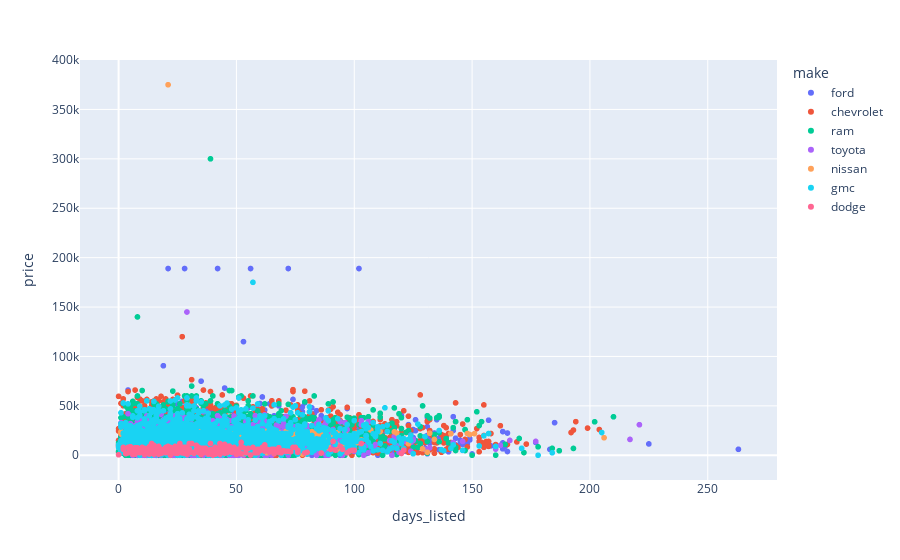

This figure's notebook cell:
### Markdown cell above
Okay, now let's see a scatter plot where we look at both price and number of days listed.

### Code cell
scatterfig = px.scatter(pickups, x='days_listed', y='price', color='make',hover_data=['model','condition','odometer'])
scatterfig.show()

### Figure 1 — Plotly figure (JSON) as saved in the notebook; plotly's stock layout.template omitted (floating-point values rounded to 4 significant figures; data arrays with more than 128 entries replaced by an {"elided": "..."} marker saying what was removed)
{"data": [{"customdata": {"elided": "4603x3 mixed values"}, "hovertemplate": "make=ford<br>days_listed=%{x}<br>price=%{y}<br>model=%{customdata[0]}<br>condition=%{customdata[1]}<br>odometer=%{customdata[2]}<extra></extra>", "legendgroup": "ford", "marker": {"color": "#636efa", "symbol": "circle"}, "mode": "markers", "name": "ford", "showlegend": true, "type": "scattergl", "x": {"elided": "4603 int values"}, "xaxis": "x", "y": {"elided": "4603 int values"}, "yaxis": "y"}, {"customdata": {"elided": "5189x3 mixed values"}, "hovertemplate": "make=chevrolet<br>days_listed=%{x}<br>price=%{y}<br>model=%{customdata[0]}<br>condition=%{customdata[1]}<br>odometer=%{customdata[2]}<extra></extra>", "legendgroup": "chevrolet", "marker": {"color": "#EF553B", "symbol": "circle"}, "mode": "markers", "name": "chevrolet", "showlegend": true, "type": "scattergl", "x": {"elided": "5189 int values"}, "xaxis": "x", "y": {"elided": "5189 int values"}, "yaxis": "y"}, {"customdata": {"elided": "3316x3 mixed values"}, "hovertemplate": "make=ram<br>days_listed=%{x}<br>price=%{y}<br>model=%{customdata[0]}<br>condition=%{customdata[1]}<br>odometer=%{customdata[2]}<extra></extra>", "legendgroup": "ram", "marker": {"color": "#00cc96", "symbol": "circle"}, "mode": "markers", "name": "ram", "showlegend": true, "type": "scattergl", "x": {"elided": "3316 int values"}, "xaxis": "x", "y": {"elided": "3316 int values"}, "yaxis": "y"}, {"customdata": {"elided": "1430x3 mixed values"}, "hovertemplate": "make=toyota<br>days_listed=%{x}<br>price=%{y}<br>model=%{customdata[0]}<br>condition=%{customdata[1]}<br>odometer=%{customdata[2]}<extra></extra>", "legendgroup": "toyota", "marker": {"color": "#ab63fa", "symbol": "circle"}, "mode": "markers", "name": "toyota", "showlegend": true, "type": "scattergl", "x": {"elided": "1430 int values"}, "xaxis": "x", "y": {"elided": "1430 int values"}, "yaxis": "y"}, {"customdata": {"elided": "626x3 mixed values"}, "hovertemplate": "make=nissan<br>days_listed=%{x}<br>price=%{y}<br>model=%{customdata[0]}<br>condition=%{customdata[1]}<br>odometer=%{customdata[2]}<extra></extra>", "legendgroup": "nissan", "marker": {"color": "#FFA15A", "symbol": "circle"}, "mode": "markers", "name": "nissan", "showlegend": true, "type": "scattergl", "x": {"elided": "626 int values"}, "xaxis": "x", "y": {"elided": "626 int values"}, "yaxis": "y"}, {"customdata": {"elided": "1732x3 mixed values"}, "hovertemplate": "make=gmc<br>days_listed=%{x}<br>price=%{y}<br>model=%{customdata[0]}<br>condition=%{customdata[1]}<br>odometer=%{customdata[2]}<extra></extra>", "legendgroup": "gmc", "marker": {"color": "#19d3f3", "symbol": "circle"}, "mode": "markers", "name": "gmc", "showlegend": true, "type": "scattergl", "x": {"elided": "1732 int values"}, "xaxis": "x", "y": {"elided": "1732 int values"}, "yaxis": "y"}, {"customdata": {"elided": "242x3 mixed values"}, "hovertemplate": "make=dodge<br>days_listed=%{x}<br>price=%{y}<br>model=%{customdata[0]}<br>condition=%{customdata[1]}<br>odometer=%{customdata[2]}<extra></extra>", "legendgroup": "dodge", "marker": {"color": "#FF6692", "symbol": "circle"}, "mode": "markers", "name": "dodge", "showlegend": true, "type": "scattergl", "x": {"elided": "242 int values"}, "xaxis": "x", "y": {"elided": "242 int values"}, "yaxis": "y"}], "layout": {"legend": {"title": {"text": "make"}, "tracegroupgap": 0}, "margin": {"t": 60}, "xaxis": {"anchor": "y", "domain": [0, 1], "title": {"text": "days_listed"}}, "yaxis": {"anchor": "x", "domain": [0, 1], "title": {"text": "price"}}}}
